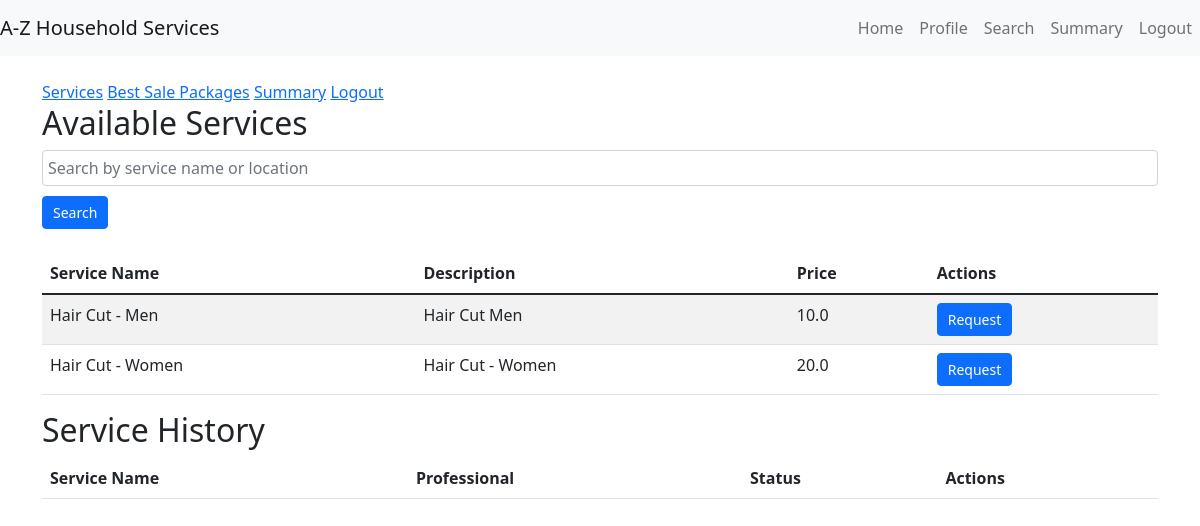
Page /customer/dashboard (signed in) on the committed database.
### models.py (models this page shows, shortened)
class Service(db.Model):
    __tablename__ = 'services'
    id = db.Column(db.Integer, primary_key=True)
    name = db.Column(db.String(100), nullable=False)
    price = db.Column(db.Float, nullable=False)
    description = db.Column(db.String(200))
    time_required = db.Column(db.String(50))

### app.py (the view)
@app.route('/customer/dashboard')
def customer_dashboard():
    if 'user_id' in session:
        services = Service.query.all()
        return render_template('customer_dashboard.html', services=services)
    return redirect(url_for('login'))

### app.py (called while the page is built)
@app.before_request
def create_tables():
    global first_request
    if first_request:
        db.create_all()
        first_request = False

### templates/customer_dashboard.html (shortened to what this page needs)
{% extends "base.html" %}
{% block content %}
<nav>
    <a href="One">Services</a>
    <a href="Two">Best Sale Packages</a>
    <a href="Three">Summary</a>
    <a href="Four">Logout</a>
</nav>
<h2>Available Services</h2>
<form method="GET" action="/customer/search">
    <div class="form-group">
        <input type="text" class="form-control" placeholder="Search by service name or location" name="search">
    </div>
    <button type="submit" class="btn btn-primary">Search</button>
</form>
<table class="table table-striped mt-4">
    <thead>
        <tr>
            <th>Service Name</th>
            <th>Description</th>
            <th>Price</th>
            <th>Actions</th>
        </tr>
    </thead>
    <tbody>
        {% for service in services %}
        <tr>
            <td>{{ service.name }}</td>
            <td>{{ service.description }}</td>
            <td>{{ service.price }}</td>
            <td>
                <a href="/customer/request_service/{{ service.id }}" class="btn btn-primary">Request</a>
            </td>
        </tr>
        {% endfor %}
    </tbody>
</table>
<h2>Service History</h2>
<table class="table table-striped">
    <thead>
        <tr>
            <th>Service Name</th>
            <th>Professional</th>
            <th>Status</th>
            <th>Actions</th>
        </tr>
    </thead>
</table>
{% endblock %}

### static/styles/styles.css (style rules this page uses)
.form-group { display: flex; align-items: center; margin-bottom: 10px; }
.form-group input, .form-group textarea { flex: 1; padding: 5px; }
.btn-primary { padding: 5px 10px; font-size: 14px; }

### rows in the picture
Service: name "Hair Cut - Men", description "Hair Cut Men", price "10.0"
Service: name "Hair Cut - Women", description "Hair Cut - Women", price "20.0"
